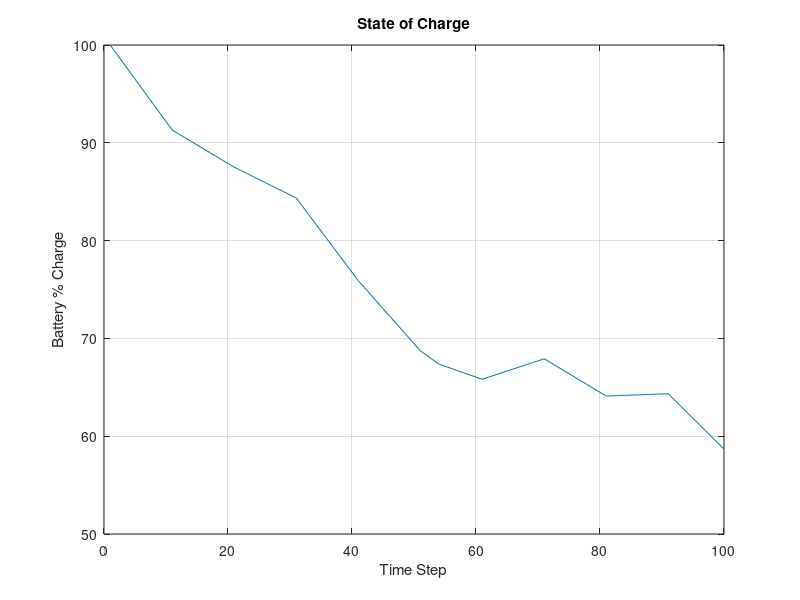
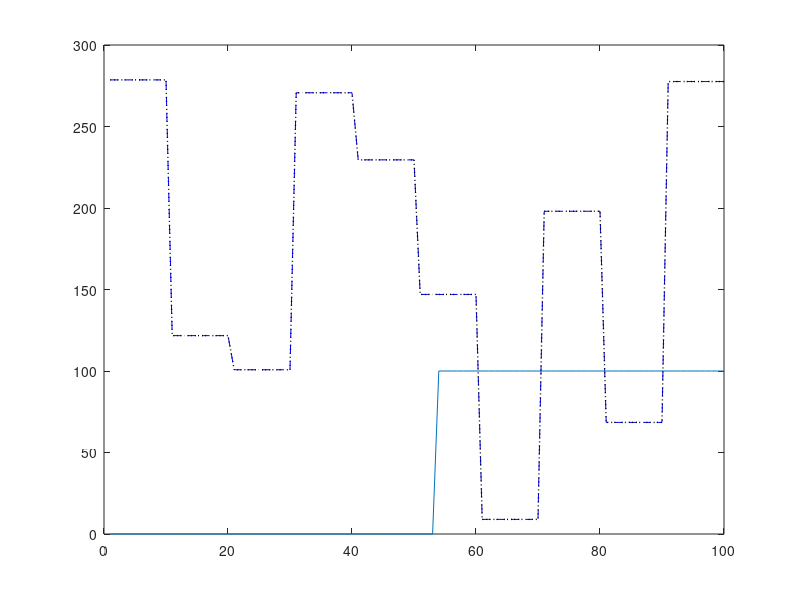

The MATLAB source for these figures, in order: (Note: this script raises an error after producing the figures.)
%% Series Hybrid Electric Vehicle Supervisory Control Strategy Model

% Control strategy implementation with the objective of maximum efficiency

%% Define ICE Parameters

P_psMax = 100;  % kW
P_psOpt = 100;   % kW

%% Define Battery/Motor Parameters

P_ssMax = 300; % kW

SOCu = 0.85;  % Upper SOC Limit
SOCl = 0.45;  % Lower SOC Limit

SOC_initial = 1;

GenCon_Efficiency = 0.76; % Ratio of generator output into battery charge

% BatWght = 250; % kg
% BatEnrgyDensity = 160; % Wh/kg
BatCapacity = 8900; %BatWght * BatEnrgyDensity; %Wh
BatCapacity_kWs = (BatCapacity*60*60)/1000;      %kWs

%% OPSS Control Strategy

% Generate Demand Signal
Prand = rand(1,10);
Pdemand = zeros(1,100);

for i = 10:10:100
    Pdemand(i) = Prand(i/10);
end

while nnz(Pdemand) ~= length(Pdemand)
    for i = 1:length(Pdemand)
        if Pdemand(i) ~= 0 && Pdemand(i-1) == 0
            Pdemand(i-1) = Pdemand(i);
        end
    end
end
Psignal = Pdemand .* (P_ssMax); % Power Demand kW

% Initialise SOC and Power Output Arrays
SOC = [SOC_initial,zeros(1,length(Psignal)-1)];

P_PS = zeros(1,length(Psignal));
P_SS = zeros(1,length(Psignal));

% Define charging/discharging rates

timePerStep = 1; % seconds between each Psignal input val
engine_hold = 0;

% Loop over Psignal and Calculate Power Split
for i = 1:length(Psignal)
    if SOC(i) >= 1
        SOC(i) = 1;
    elseif SOC(i) <= 0
        SOC(i) = 0;
    end

    if engine_hold == 1
        P_PS(i) = 0;
        P_SS(i) = Psignal(i);
        if SOC(i) <= 0.8*SOCu
            engine_hold = 0;
        end
    elseif SOC(i) <= SOCl
        P_PS(i) = P_psOpt;
        if Psignal(i) > 0.5*P_psOpt
            P_SS(i) = 0.4*P_psOpt;
        else 
            P_SS(i) = Psignal(i);
        end
    elseif SOC(i) > SOCl && SOC(i) < SOCu
        P_PS(i) = P_psOpt;
        P_SS(i) = Psignal(i);
    elseif SOC(i) >= SOCu && engine_hold ~= 1
        P_PS(i) = 0;
        P_SS(i) = Psignal(i);
        engine_hold = 1;
    end

    SOC(i+1) = SOC(i) + (((P_PS(i) * GenCon_Efficiency) - P_SS(i))*timePerStep)/BatCapacity_kWs;

end

% Remove extra SOC value
SOC(end) = [];

% Calculate Power Share Factor u
u = P_PS ./ Psignal; % Ratio of power demand delivered by ICE.

%% Plot Results

iterations = 1:length(Psignal);

figure(1)
plot(iterations,SOC.*100)
grid on
title('State of Charge')
xlabel('Time Step')
ylabel('Battery % Charge')

figure(2)
plot(iterations,Psignal,"b--")
hold on
plot(iterations,P_PS)
plot(iterations,P_SS,"k:","LineWidth",1)
yline(P_psOpt,"k:")
yline(0,"k--")
hold off
title('Power Delivery')
xlabel('Time Step')
ylabel('Power (kW)')
legend('Demand', 'ICE Delivery', 'Battery Delivery')

figure(3)
plot(iterations,u)
hold on
yline(1,"k:")
hold off
grid on
title('Ratio of Power Demand Delivered by ICE')
xlabel('Time Step')
ylabel('Power Share Factor u')
